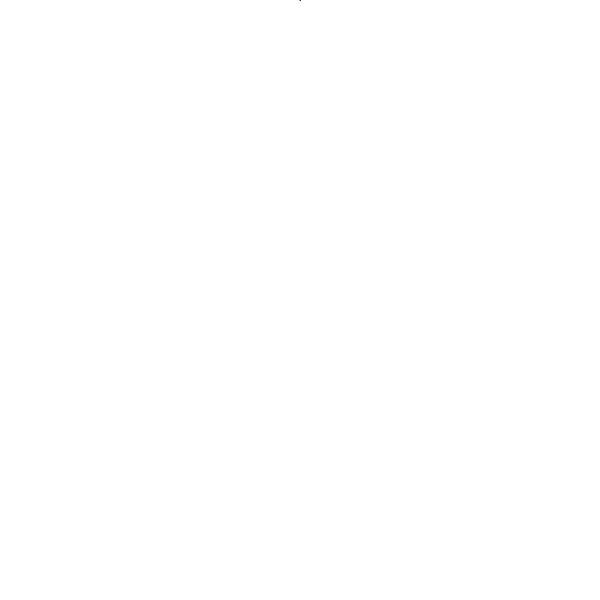
Frame 1 (no input)
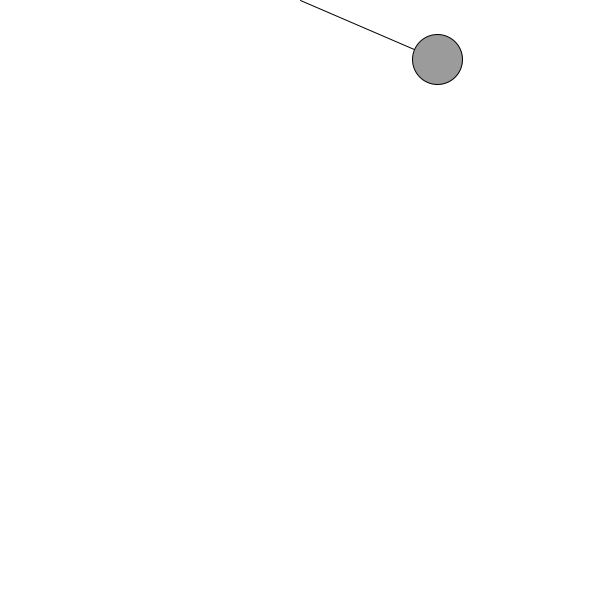
Frame 60 (the mouse pressed at the canvas centre just before this capture)
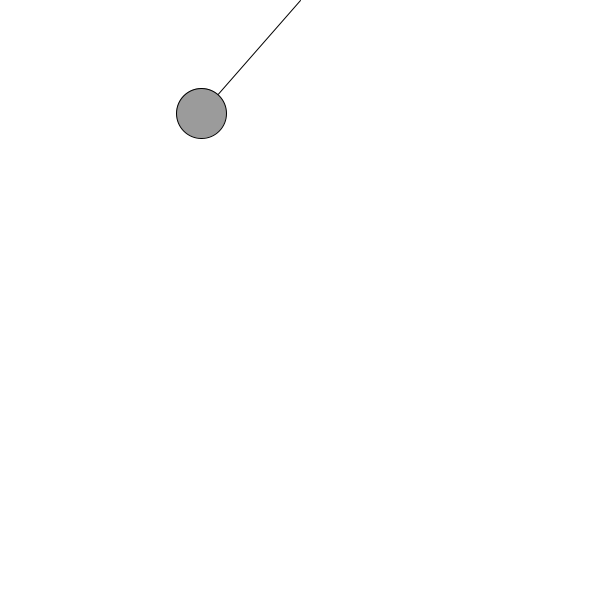
Frame 120 (the mouse held since frame 60 and released just before this capture)

The Processing sketch that drew these frames (run headless with seeded random() and noise(); from frame 60 on, the mouse is pressed at the canvas centre):

// Processing sketch: Pendulum
// ── Pendulum.pde
//a simplified version of Daniel Shiffman's pendulum example.

PVector origin;
PVector ball;
float len = 150;
float r = 50;
float mass = 5;

float angle = random(TWO_PI);
float aVel = 0;
float aAcc = 0;
float damping = 0.99;
float gravity = 0.5;

color c = color(155);
boolean drag;

void setup() {
  size(600, 600);
  origin = new PVector(width/2, 0);
  ball = new PVector();
}

void draw() {
  background(255);

  ball.set(len*sin(angle), len*cos(angle));
  ball.add(origin);
  angle += aVel;
  aVel += aAcc;
  aVel *= damping;
  aAcc = (-gravity/len)*sin(angle);

  if (drag) {
    c = 0;
    PVector diff = PVector.sub(origin, new PVector(mouseX, mouseY));     
    angle = atan2(-diff.y, diff.x) - radians(90);
  }

  fill(c);
  line(origin.x, origin.y, ball.x, ball.y);
  ellipse(ball.x, ball.y, r, r);
}

void mouseDragged() {
  float d = dist(mouseX, mouseY, ball.x, ball.y);
  if (d < r)  drag = true;
}

void mouseReleased() {
  aVel = 0;
  c = 155;
  drag = false;
}
